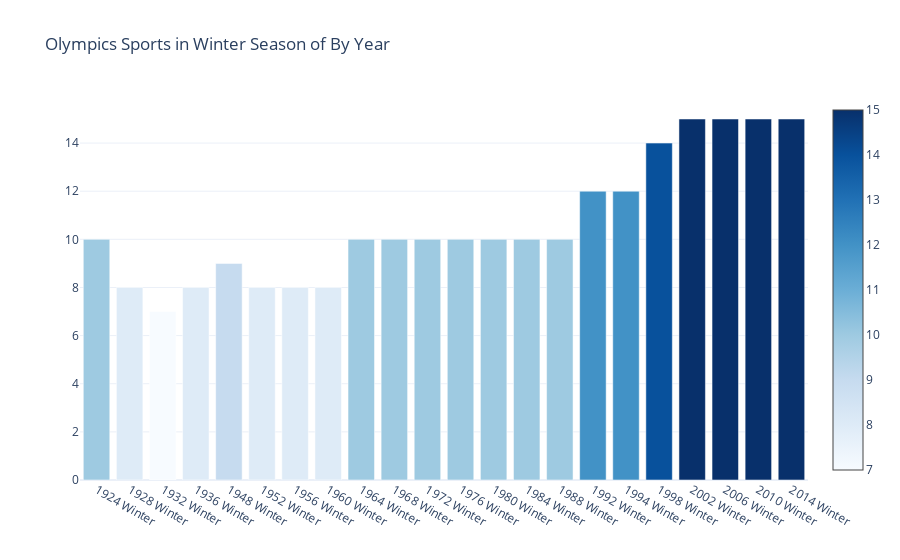

Notebook code for this chart:
### Code cell
BarChartSeason(df, 'Winter')

### Figure 1 — Plotly figure (JSON) as saved in the notebook; plotly's stock layout.template omitted (floating-point values rounded to 4 significant figures)
{"data": [{"marker": {"color": [10, 8, 7, 8, 9, 8, 8, 8, 10, 10, 10, 10, 10, 10, 10, 12, 12, 14, 15, 15, 15, 15], "showscale": true, "colorscale": [[0, "rgb(247,251,255)"], [0.125, "rgb(222,235,247)"], [0.25, "rgb(198,219,239)"], [0.375, "rgb(158,202,225)"], [0.5, "rgb(107,174,214)"], [0.625, "rgb(66,146,198)"], [0.75, "rgb(33,113,181)"], [0.875, "rgb(8,81,156)"], [1, "rgb(8,48,107)"]]}, "x": ["1924 Winter", "1928 Winter", "1932 Winter", "1936 Winter", "1948 Winter", "1952 Winter", "1956 Winter", "1960 Winter", "1964 Winter", "1968 Winter", "1972 Winter", "1976 Winter", "1980 Winter", "1984 Winter", "1988 Winter", "1992 Winter", "1994 Winter", "1998 Winter", "2002 Winter", "2006 Winter", "2010 Winter", "2014 Winter"], "type": "bar", "y": [10, 8, 7, 8, 9, 8, 8, 8, 10, 10, 10, 10, 10, 10, 10, 12, 12, 14, 15, 15, 15, 15]}], "layout": {"title": {"text": "Olympics Sports in Winter Season of By Year"}}}
